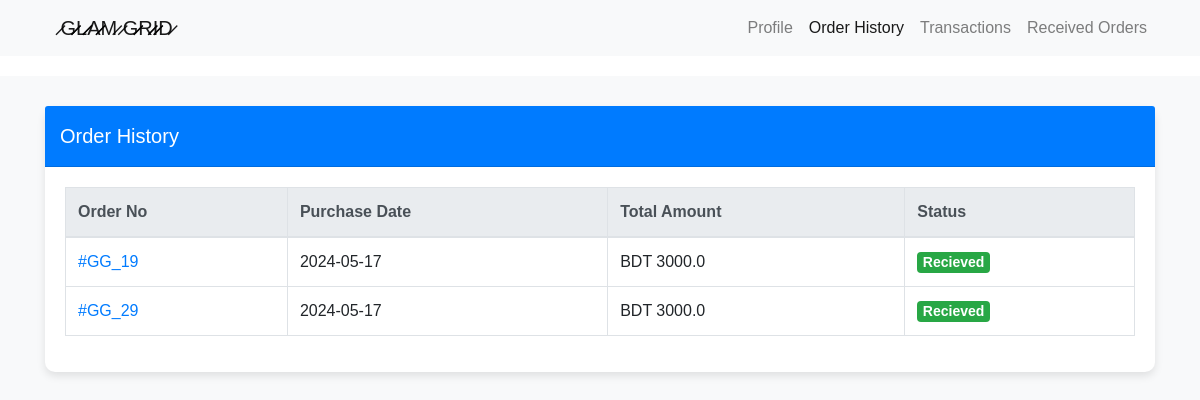
The app's page /account/recieved/ with its own data.
### order/models.py (models this page shows, shortened)
class Order(models.Model):
    STATUS = (
        (1,'Pending'),
        (2,'Accepted'),
        (3,'Placed'),
        (4,'Shipped'),
        (5,'Delivered'),
    )
    user = models.ForeignKey(User,on_delete=models.CASCADE)
    payment = models.ForeignKey(Payment,on_delete=models.CASCADE,null=True)
    first_name = models.CharField(max_length=100)
    last_name = models.CharField(max_length=100)
    phone = models.CharField(max_length=15)
    email = models.EmailField(max_length=50)
    address = models.CharField(max_length=100)
    state = models.CharField(max_length=100)
    city = models.CharField(max_length=100)
    order_total = models.FloatField(null=True,blank=True)
    status = models.IntegerField(choices=STATUS,default=1)
    created_at = models.DateTimeField(auto_now_add=True)

### account/views.py (the view)
# urls.py: path("recieved/",views.recieved,name="recieved"),
def recieved(request):
    orders = Order.objects.filter(status=5)
    return render (request,"recieved.html",{"orders":orders})

### account/templates/recieved.html (shortened to what this page needs)
{% load static %}
<!DOCTYPE html>
<html lang="en">
<head>
    <link href="https://maxcdn.bootstrapcdn.com/bootstrap/4.5.2/css/bootstrap.min.css" rel="stylesheet">
    <link rel="stylesheet" type="text/css" href="{% static " css/order_history.css" %}" />
</head>
<body>
<nav class="navbar navbar-expand-lg navbar-light bg-light">
    <div class="container">
        <a class="navbar-brand" href="{% url "homepage" %}"id="GG" style="padding-left: 10px;" ><img src="#" alt="" type="image/png"> ̷G̷̷L̷̷A̷̷M̷ ̷G̷̷R̷̷I̷̷D̷ </a>
        {% block navlink %}
        <div class="collapse navbar-collapse" id="navbarNav">
            <ul class="navbar-nav ml-auto">
                <li class="nav-item">
                    <a class="nav-link" href="{% url "profile" %}">Profile</a>
                </li>
                <li class="nav-item active">
                    <a class="nav-link" href="{% url "order_history" %}">Order History</a>
                </li>
                <li class="nav-item">
                    <a class="nav-link" href="{% url "transactions" %}">Transactions</a>
                </li>
                <li class="nav-item">
                    <a class="nav-link" href="{% url "recieved" %}">Received Orders</a>
                </li>
            </ul>
        </div>
        {% endblock navlink %}
    </div>
</nav>
{% block body %}
<section class="section-content padding-y bg-light" style="min-height: 100vh;">
    <div class="container">
        <div class="row">
            <div class="col-md-12">
                <div class="card">
                    <div class="card-header bg-primary text-white">
                        Order History
                    </div>
                    <div class="card-body">
                        <div class="table-responsive">
                            <table class="table table-bordered table-hover">
                                <thead class="thead-light">
                                    <tr>
                                        <th>Order No</th>
                                        <th>Purchase Date</th>
                                        <th>Total Amount</th>
                                        <th>Status</th>
                                    </tr>
                                </thead>
                                <tbody>
                                    {% for order in orders %}
                                    <tr>
                                        <td>
                                            <a href="{% url 'order_details' order.id %}">
                                                #GG_{{ order.id }}
                                            </a>
                                        </td>
                                        <td>{{ order.created_at|date:"Y-m-d" }}</td>
                                        <td>BDT {{ order.order_total }}</td>
                                        <td>
                                            <span class="badge badge-success">Recieved</span>
                                        </td>
                                    </tr>
                                    {% endfor %}
                                </tbody>
                            </table>
                        </div>
                    </div>
                </div>
            </div>
        </div>
    </div>
</section>
{% endblock body %}
</body>
</html>

### static/css/order_history.css (style rules this page uses)
body { font-family: Arial, sans-serif; }
.navbar { margin-bottom: 20px; }
.section-content { padding-top: 30px; padding-bottom: 30px; }
.card { box-shadow: 0 4px 8px rgba(0, 0, 0, 0.1); border: none; border-radius: 10px; }
.card-header { padding: 15px; font-size: 20px; }
.table thead th { background-color: #f8f9fa; }
.badge { font-size: 14px; }
.badge-success { background-color: #28a745; }

### records on screen
Order: id "19", created_at "2024-05-17", order_total "3000.0"
Order: id "29", created_at "2024-05-17", order_total "3000.0"
